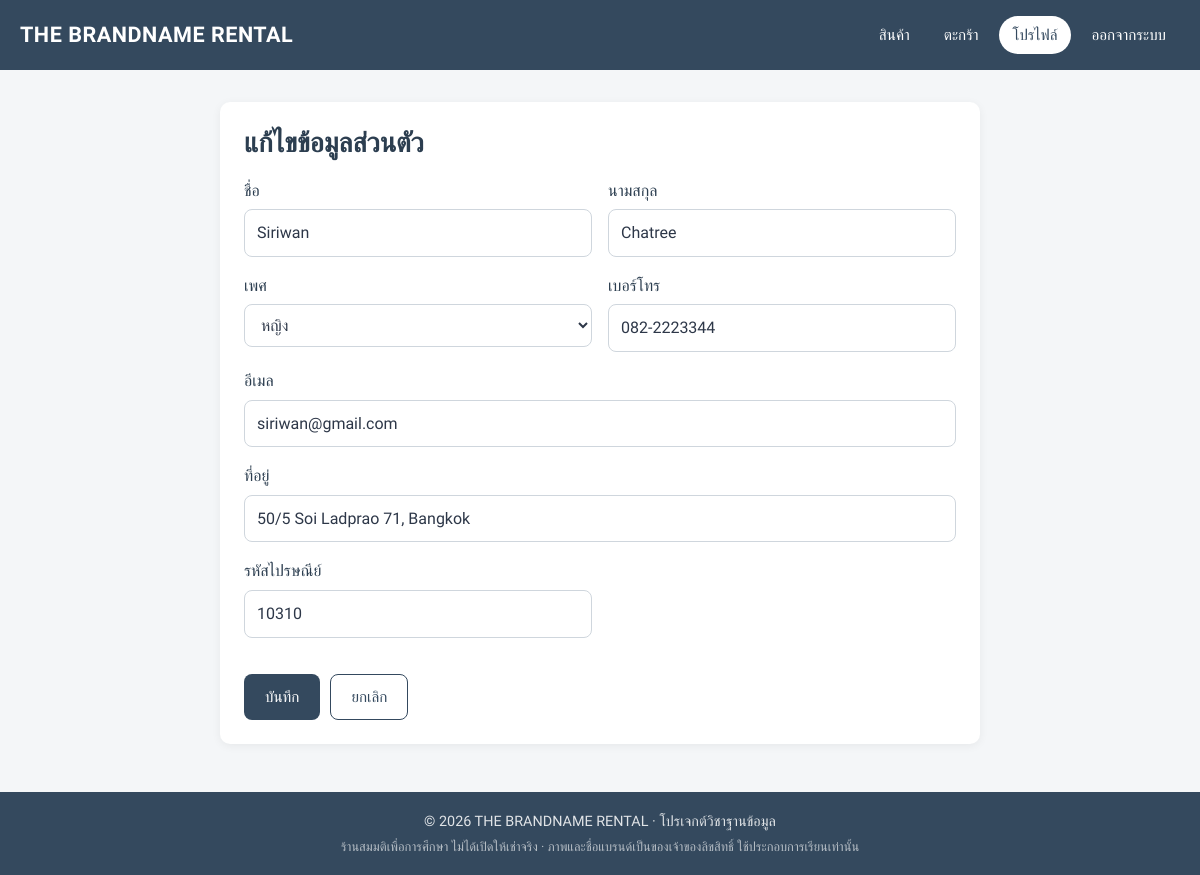
/project/edit_profile.php (signed in), run on the app's committed database.
### tables this page shows
CREATE TABLE customers (
    customers_id        VARCHAR(50)  PRIMARY KEY,
    customers_firstname VARCHAR(50),
    customers_lastname  VARCHAR(50),
    gender              VARCHAR(50),
    customers_member    VARCHAR(10)  NOT NULL DEFAULT 'no',    
    member_until        DATE         NULL,                     
    phonenumber         VARCHAR(15),
    email               VARCHAR(100) NOT NULL UNIQUE,
    address             VARCHAR(200),
    postal_code         VARCHAR(10),
    password            VARCHAR(255) NOT NULL
);

### project/includes/helpers.php (called while the page is built, shortened)
<?php
function e($value): string
{
    return htmlspecialchars((string) ($value ?? ''), ENT_QUOTES, 'UTF-8');
}
function require_customer(): string
{
    return $_SESSION['customers_id'];
}
function current_customer(mysqli $conn): array
{
    $customer = find_customer($conn, require_customer());
    return $customer;
}
function find_customer(mysqli $conn, string $customer_id): ?array
{
    $stmt = $conn->prepare('SELECT * FROM customers WHERE customers_id = ?');
    $stmt->bind_param('s', $customer_id);
    $stmt->execute();
    $row = $stmt->get_result()->fetch_assoc();
    return $row ?: null;
}

### project/includes/demo.php (called while the page is built, shortened)
<?php
function demo_mode(): bool
{
    global $config;
    return !empty($config['demo_mode']);
}
function is_seed_account(string $customer_id): bool
{
    return demo_mode() && preg_match('/^C0(0[1-9]|10)$/', $customer_id) === 1;
}

### project/edit_profile.php (the view, shortened to what this page needs)
<?php
require_once 'includes/db.php';
$current = current_customer($conn);
$customer_id = $current['customers_id'];
$genders = ['Male' => 'ชาย', 'Female' => 'หญิง', 'Other' => 'อื่น ๆ'];
$email_locked = is_seed_account($customer_id);
$user = find_customer($conn, $customer_id);
$value = fn(string $field, string $column) => e($_SERVER['REQUEST_METHOD'] === 'POST' ? input($field) : $user[$column]);
$current_gender = $_SERVER['REQUEST_METHOD'] === 'POST' ? input('gender') : $user['gender'];
?>
<div class="card page-narrow">
    <h1>แก้ไขข้อมูลส่วนตัว</h1>
    <form action="edit_profile.php" method="POST" class="form-grid two-cols">
        <div class="field">
            <label for="firstname">ชื่อ</label>
            <input type="text" id="firstname" name="firstname" maxlength="50" value="<?php echo $value('firstname', 'customers_firstname'); ?>" required>
        </div>
        <div class="field">
            <label for="lastname">นามสกุล</label>
            <input type="text" id="lastname" name="lastname" maxlength="50" value="<?php echo $value('lastname', 'customers_lastname'); ?>" required>
        </div>
        <div class="field">
            <label for="gender">เพศ</label>
            <select id="gender" name="gender" required>
                <?php foreach ($genders as $key => $label): ?>
                    <option value="<?php echo $key; ?>" <?php echo $current_gender === $key ? 'selected' : ''; ?>><?php echo $label; ?></option>
                <?php endforeach; ?>
            </select>
        </div>
        <div class="field">
            <label for="phonenumber">เบอร์โทร</label>
            <input type="text" id="phonenumber" name="phonenumber" maxlength="15" value="<?php echo $value('phonenumber', 'phonenumber'); ?>" required>
        </div>
        <div class="field full">
            <label for="email">อีเมล</label>
            <?php if ($email_locked): ?>
                <input type="email" id="email" value="<?php echo e($user['email']); ?>" readonly>
                <div class="hint">บัญชีทดลองในโหมดเดโมเปลี่ยนอีเมลไม่ได้</div>
            <?php else: ?>
                <input type="email" id="email" name="email" maxlength="100" value="<?php echo $value('email', 'email'); ?>" required>
            <?php endif; ?>
        </div>
        <div class="field full">
            <label for="address">ที่อยู่</label>
            <input type="text" id="address" name="address" maxlength="200" value="<?php echo $value('address', 'address'); ?>" required>
        </div>
        <div class="field">
            <label for="postal_code">รหัสไปรษณีย์</label>
            <input type="text" id="postal_code" name="postal_code" inputmode="numeric" pattern="[0-9]{5}" maxlength="5" value="<?php echo $value('postal_code', 'postal_code'); ?>" required>
        </div>
        <div class="full actions">
            <button type="submit" class="btn">บันทึก</button>
            <a href="profile.php" class="btn btn-outline">ยกเลิก</a>
        </div>
    </form>
</div>

### project/assets/css/style.css (style rules this page uses)
:root { --primary: #34495e; --primary-dark: #2c3e50; --primary-soft: #eaeef2; --success: #27ae60; --success-soft: #e8f6ee; --danger: #e74c3c; --danger-soft: #fdecea; --warning: #e67e22; --text: #2d3748; --muted: #6b7785; --border: #e2e6ea; --bg: #f4f6f8; --card: #ffffff; --radius: 10px; --shadow: 0 2px 10px rgba(0, 0, 0, 0.06); --font: 'Prompt', 'Segoe UI', Tahoma, sans-serif; }
* { box-sizing: border-box; }
body { margin: 0; font-family: var(--font); color: var(--text); background: var(--bg); line-height: 1.6; display: flex; flex-direction: column; min-height: 100vh; }
a { color: var(--primary); }
h1, h2, h3 { color: var(--primary-dark); line-height: 1.3; margin: 0 0 16px; }
h1 { font-size: 1.7rem; }
.page-narrow { max-width: 760px; margin-inline: auto; }
.card { background: var(--card); border-radius: var(--radius); box-shadow: var(--shadow); padding: 24px; }
.card > :last-child { margin-bottom: 0; }
.btn { display: inline-flex; align-items: center; justify-content: center; gap: 6px; padding: 10px 20px; border-radius: 8px; border: 1px solid transparent; font: inherit; font-size: 0.95rem; font-weight: 500; text-decoration: none; cursor: pointer; background: var(--primary); color: #fff; transition: background 0.2s, transform 0.1s; }
.btn-outline { background: transparent; color: var(--primary); border-color: var(--primary); }
.actions { display: flex; flex-wrap: wrap; gap: 10px; align-items: center; margin-top: 20px; }
.form-grid { display: grid; gap: 16px; }
.form-grid.two-cols { grid-template-columns: repeat(2, 1fr); }
.field label, .field-label { display: block; font-weight: 500; margin-bottom: 6px; color: var(--primary-dark); }
.field input, .field select, .field textarea { width: 100%; padding: 10px 12px; font: inherit; color: var(--text); border: 1px solid #cfd6dd; border-radius: 8px; background: #fff; }
.full { grid-column: 1 / -1; }

### data on the page
customers: firstname "Siriwan", lastname "Chatree", gender "หญิง", phonenumber "082-2223344", email "siriwan@gmail.com", address "50/5 Soi Ladprao 71, Bangkok", postal_code "10310"

### other printed values
SHOP_NAME "THE BRANDNAME RENTAL"
$item['label'] "สินค้า"
$item['label'] "ตะกร้า"
$item['label'] "โปรไฟล์"
$item['label'] "ออกจากระบบ"
